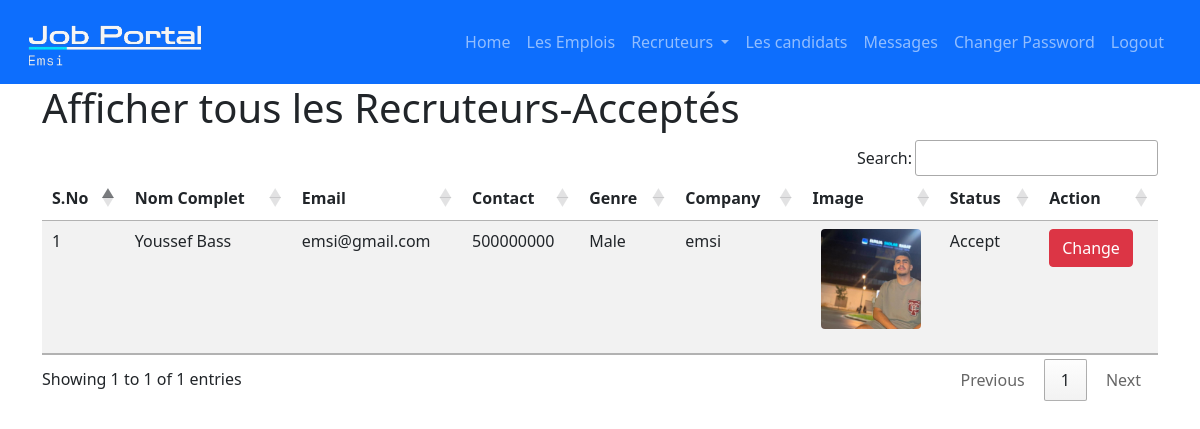
Page /recruiter_accepted/ (signed in) on the committed database.
### job/models.py (models this page shows, shortened)
class Recruitor(models.Model):
    user = models.ForeignKey(User,on_delete=models.CASCADE)
    mobile = models.IntegerField(max_length=15,null=True)
    image = models.FileField(null=True)
    gender = models.CharField(max_length=15,null=True)
    company = models.CharField(max_length=100,null=True)
    type = models.CharField(max_length=15,null=True)
    status = models.CharField(max_length=20,null=True)

### job/views.py (the view)
# urls.py: path('recruiter_accepted/',recruiter_accepted,name="recruiter_accepted"),
def recruiter_accepted(request):
    if not request.user.is_authenticated:
        return redirect('admin_login')
    if not request.user.is_staff:
        return redirect('Logout')
    data = Recruitor.objects.filter(status="Accept")
    d={'data':data,'nbar':'recruiter_accepted'}
    return render(request,'recruiter_accepted.html',d)

### job/templates/recruiter_accepted.html (shortened to what this page needs)
{% load static %}
{% block body %}
{% include "admin_navigation.html" %}
<div class="container">
  <h1>Afficher tous les Recruteurs-Acceptés</h1>
  <table id="example" class="table table-striped">
    <thead>
      <tr>
        <th>S.No</th>
        <th>Nom Complet</th>
        <th>Email </th>
        <th>Contact</th>
        <th>Genre</th>
        <th>Company</th>
        <th>Image</th>
        <th>Status</th>
        <th>Action</th>
      </tr>
    </thead>
    <tbody>
      {% for i in data %}
      <tr>
        <td>{{forloop.counter}}</td>
        <td>{{i.user.first_name}} {{i.user.last_name}}</td>
        <td>{{i.user.username}}</td>
        <td>{{i.mobile}}</td>
        <td>{{i.gender}}</td>
        <td>{{i.company}}</td>
        <td><div class="mb-3">
          {% if i.image.url != "" %}
          <img src="{{i.image.url}}" class="rounded mx-auto d-block" style="width: 100px; height: 100px;" alt="">
          {% else %}
          <td>No Image</td>
          {% endif %}
        </div></td>
        <td>{{i.status}}</td>
        <td>  <a class="btn btn-danger" href="{% url 'change_status' i.id %}">Change</a> </td>
      </tr>
      {% endfor %}
    </tbody>
  </table>
</div>
{% endblock %}

### rows in the picture
Recruitor: user.first_name "Youssef", user.last_name "Bass", user.username "emsi@gmail.com", mobile "500000000", gender "Male", company "emsi", image (picture), status "Accept"
